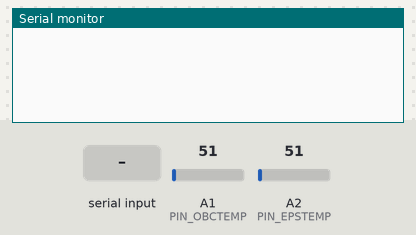
Bench run of a sketch on a simulated Arduino Uno, built with avr-gcc and run on an emulated ATmega328P. Parts: the last lines printed to the serial monitor. The test bench sets the inputs (shaded band); at power-on: A1 (PIN_OBCTEMP) = 51, A2 (PIN_EPSTEMP) = 51.

Above: at 1.2 s.
1.3 s: "TEMPOBC\n" received over Serial
At 2.2 s:
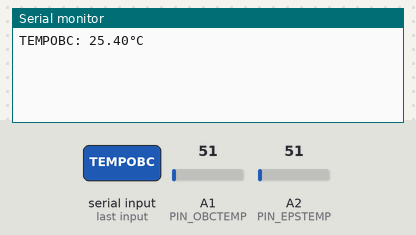
2.8 s: "TEMPEPS\n" received over Serial
At 3.3 s:
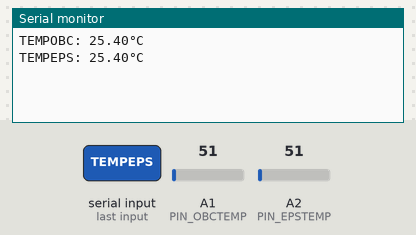
4.3 s: "TEMPCOMPARISON\n" received over Serial
At 4.7 s:
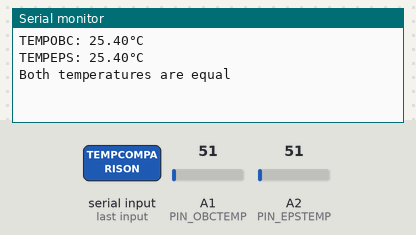

Measured:
- after the input at 1.3 s, the serial monitor: prints a new line at once (image 1)
- after the input at 2.8 s, the serial monitor: prints a new line at once (image 2)
- after the input at 4.3 s, the serial monitor: prints a new line at once (image 3)

The sketch:

EX14_TEMPCOMPARISON_WITH_ABSOLUTE_DIFFERENCE.ino
```cpp
//Include in the function above the absolute difference between the temperatures.

#define PIN_OBCTEMP A1
#define PIN_EPSTEMP A2

void setup() {
  Serial.begin(9600);
}

void loop() {
  if (Serial.available() > 0) {
    String keyboardInput = Serial.readStringUntil('\n');
    keyboardInput.trim();
    if (keyboardInput == "TEMPOBC") {
      readTEMPOBC();
    } else if (keyboardInput == "TEMPEPS") {
      readTEMPEPS();
    } else if (keyboardInput == "TEMPCOMPARISON") {
      maxTemp();
    }
  }
}

void readTEMPOBC() {
  float obcReading = analogRead(PIN_OBCTEMP);
  float obcTemp = (obcReading * (5100.00 / 1024.00)) / 10.00;

  Serial.print("TEMPOBC: ");
  Serial.print(obcTemp);
  Serial.println("°C");
}

void readTEMPEPS() {
  float epsReading = analogRead(PIN_EPSTEMP);
  float epsTemp = (epsReading * (5100.00 / 1024.00)) / 10.00;

  Serial.print("TEMPEPS: ");
  Serial.print(epsTemp);
  Serial.println("°C");
}

void maxTemp() {
  float obcReading = analogRead(PIN_OBCTEMP);
  float obcTemp = (obcReading * (5100.00 / 1024.00)) / 10.00;
  float epsReading = analogRead(PIN_EPSTEMP);
  float epsTemp = (epsReading * (5100.00 / 1024.00)) / 10.00;

  float tempDiff = abs(obcTemp - epsTemp);

  if (obcTemp > epsTemp) {
    Serial.print("TEMPOBC is greater than TEMPEPS - Difference = ");
    Serial.print(tempDiff);
    Serial.println("°C");
  } else if (epsTemp > obcTemp) {
    Serial.print("TEMPEPS is greater than TEMPOBC - Difference = ");
    Serial.print(tempDiff);
    Serial.println("°C");
  } else {
    Serial.println("Both temperatures are equal");
  }
}
```
